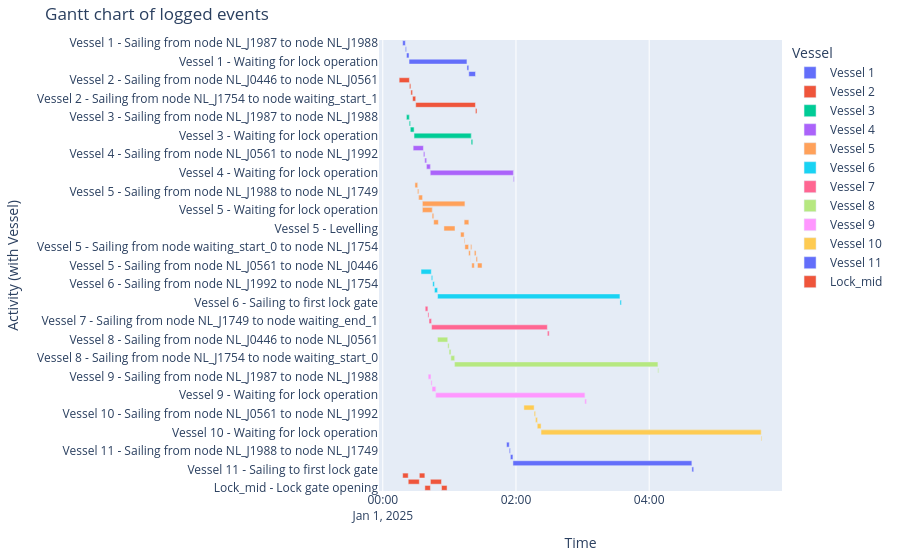

The notebook cell saved with this chart:
### Code cell
df_eventtable = opentnsim.core.logutils.logbook2eventtable([*vessels, lock_chamber_II])
fig = generate_vessel_gantt_chart(df_eventtable)

### Figure 1 — Plotly figure (JSON) as saved in the notebook; plotly's stock layout.template omitted (floating-point values rounded to 4 significant figures)
{"data": [{"base": ["2025-01-01T00:17:54.550491000", "2025-01-01T00:20:19.635288000", "2025-01-01T00:21:20.660651000", "2025-01-01T00:23:39.109850000", "2025-01-01T01:15:49.438444000", "2025-01-01T01:17:28.694324000"], "hovertemplate": "object name=Vessel 1<br>start time=%{base}<br>stop time=%{x}<br>activity label=%{y}<extra></extra>", "legendgroup": "Vessel 1", "marker": {"color": "#636efa", "pattern": {"shape": ""}}, "name": "Vessel 1", "orientation": "h", "showlegend": true, "textposition": "auto", "type": "bar", "x": [145084, 61025, 138449, 3130328, 99255, 364234], "xaxis": "x", "y": ["Vessel 1 - Sailing from node NL_J1987 to node NL_J1988", "Vessel 1 - Sailing from node NL_J1988 to node NL_J1749", "Vessel 1 - Sailing from node NL_J1749 to node waiting_end_1", "Vessel 1 - Waiting for lock operation", "Vessel 1 - Sailing to first lock gate", "Vessel 1 - Sailing to position in lock"], "yaxis": "y"}, {"base": ["2025-01-01T00:14:44.354414000", "2025-01-01T00:23:59.663945000", "2025-01-01T00:25:15.734346000", "2025-01-01T00:26:50.647668000", "2025-01-01T00:29:39.296524000", "2025-01-01T01:23:28.552960000"], "hovertemplate": "object name=Vessel 2<br>start time=%{base}<br>stop time=%{x}<br>activity label=%{y}<extra></extra>", "legendgroup": "Vessel 2", "marker": {"color": "#EF553B", "pattern": {"shape": ""}}, "name": "Vessel 2", "orientation": "h", "showlegend": true, "textposition": "auto", "type": "bar", "x": [555309, 76070, 94913, 168648, 3229256, 81325], "xaxis": "x", "y": ["Vessel 2 - Sailing from node NL_J0446 to node NL_J0561", "Vessel 2 - Sailing from node NL_J0561 to node NL_J1992", "Vessel 2 - Sailing from node NL_J1992 to node NL_J1754", "Vessel 2 - Sailing from node NL_J1754 to node waiting_start_1", "Vessel 2 - Waiting for lock operation", "Vessel 2 - Sailing to first lock gate"], "yaxis": "y"}, {"base": ["2025-01-01T00:21:25.206400000", "2025-01-01T00:21:25.206400000", "2025-01-01T00:23:50.291197000", "2025-01-01T00:23:50.291197000", "2025-01-01T00:24:51.316560000", "2025-01-01T00:24:51.316560000", "2025-01-01T00:28:11.117487000", "2025-01-01T00:28:11.117487000", "2025-01-01T01:19:38.625376000", "2025-01-01T01:19:38.625376000"], "hovertemplate": "object name=Vessel 3<br>start time=%{base}<br>stop time=%{x}<br>activity label=%{y}<extra></extra>", "legendgroup": "Vessel 3", "marker": {"color": "#00cc96", "pattern": {"shape": ""}}, "name": "Vessel 3", "orientation": "h", "showlegend": true, "textposition": "auto", "type": "bar", "x": [145084, 145084, 61025, 61025, 199800, 199800, 3087507, 3087507, 80724, 80724], "xaxis": "x", "y": ["Vessel 3 - Sailing from node NL_J1987 to node NL_J1988", "Vessel 3 - Sailing from node NL_J1987 to node NL_J1988", "Vessel 3 - Sailing from node NL_J1988 to node NL_J1749", "Vessel 3 - Sailing from node NL_J1988 to node NL_J1749", "Vessel 3 - Sailing from node NL_J1749 to node waiting_end_0", "Vessel 3 - Sailing from node NL_J1749 to node waiting_end_0", "Vessel 3 - Waiting for lock operation", "Vessel 3 - Waiting for lock operation", "Vessel 3 - Sailing to first lock gate", "Vessel 3 - Sailing to first lock gate"], "yaxis": "y"}, {"base": ["2025-01-01T00:27:21.160539000", "2025-01-01T00:36:36.470070000", "2025-01-01T00:37:52.540471000", "2025-01-01T00:37:52.540471000", "2025-01-01T00:39:27.453793000", "2025-01-01T00:39:27.453793000", "2025-01-01T00:42:48.581155000", "2025-01-01T00:42:48.581155000", "2025-01-01T01:57:38.931366000", "2025-01-01T01:57:38.931366000"], "hovertemplate": "object name=Vessel 4<br>start time=%{base}<br>stop time=%{x}<br>activity label=%{y}<extra></extra>", "legendgroup": "Vessel 4", "marker": {"color": "#ab63fa", "pattern": {"shape": ""}}, "name": "Vessel 4", "orientation": "h", "showlegend": true, "textposition": "auto", "type": "bar", "x": [555309, 76070, 94913, 94913, 201127, 201127, 4490350, 4490350, 39565, 39565], "xaxis": "x", "y": ["Vessel 4 - Sailing from node NL_J0446 to node NL_J0561", "Vessel 4 - Sailing from node NL_J0561 to node NL_J1992", "Vessel 4 - Sailing from node NL_J1992 to node NL_J1754", "Vessel 4 - Sailing from node NL_J1992 to node NL_J1754", "Vessel 4 - Sailing from node NL_J1754 to node waiting_start_0", "Vessel 4 - Sailing from node NL_J1754 to node waiting_start_0", "Vessel 4 - Waiting for lock operation", "Vessel 4 - Waiting for lock operation", "Vessel 4 - Sailing to first lock gate", "Vessel 4 - Sailing to first lock gate"], "yaxis": "y"}, {"base": ["2025-01-01T00:28:58.436859000", "2025-01-01T00:28:58.436859000", "2025-01-01T00:31:23.521656000", "2025-01-01T00:31:23.521656000", "2025-01-01T00:32:24.547019000", "2025-01-01T00:32:24.547019000", "2025-01-01T00:35:44.347946000", "2025-01-01T00:35:44.347946000", "2025-01-01T00:35:44.347946000", "2025-01-01T00:35:44.347946000", "2025-01-01T00:44:30.828601000", "2025-01-01T00:44:30.828601000", "2025-01-01T00:45:51.553459000", "2025-01-01T00:55:04.309875000", "2025-01-01T01:10:04.309875000", "2025-01-01T01:13:18.694324000", "2025-01-01T01:13:18.694324000", "2025-01-01T01:13:58.259701000", "2025-01-01T01:17:19.387063000", "2025-01-01T01:18:54.300384000", "2025-01-01T01:19:06.364063000", "2025-01-01T01:20:10.370786000", "2025-01-01T01:22:27.491425000", "2025-01-01T01:24:02.404746000", "2025-01-01T01:25:18.475148000"], "hovertemplate": "object name=Vessel 5<br>start time=%{base}<br>stop time=%{x}<br>activity label=%{y}<extra></extra>", "legendgroup": "Vessel 5", "marker": {"color": "#FFA15A", "pattern": {"shape": ""}}, "name": "Vessel 5", "orientation": "h", "showlegend": true, "textposition": "auto", "type": "bar", "x": [145084, 145084, 61025, 61025, 199800, 199800, 2293911, 526480, 2293911, 526480, 80724, 80724, 252756, 600000, 194384, 39565, 252756, 201127, 94913, 12063, 64006, 137120, 94913, 76070, 247205], "xaxis": "x", "y": ["Vessel 5 - Sailing from node NL_J1987 to node NL_J1988", "Vessel 5 - Sailing from node NL_J1987 to node NL_J1988", "Vessel 5 - Sailing from node NL_J1988 to node NL_J1749", "Vessel 5 - Sailing from node NL_J1988 to node NL_J1749", "Vessel 5 - Sailing from node NL_J1749 to node waiting_end_0", "Vessel 5 - Sailing from node NL_J1749 to node waiting_end_0", "Vessel 5 - Sailing from node waiting_end_0 to node waiting_start_0", "Vessel 5 - Waiting for lock operation", "Vessel 5 - Sailing from node waiting_end_0 to node waiting_start_0", "Vessel 5 - Waiting for lock operation", "Vessel 5 - Sailing to first lock gate", "Vessel 5 - Sailing to first lock gate", "Vessel 5 - Sailing to position in lock", "Vessel 5 - Levelling", "Vessel 5 - Sailing to second lock gate", "Vessel 5 - Sailing to lock complex exit", "Vessel 5 - Sailing to position in lock", "Vessel 5 - Sailing from node waiting_start_0 to node NL_J1754", "Vessel 5 - Sailing from node NL_J1754 to node NL_J1992", "Vessel 5 - Sailing from node NL_J1992 to node NL_J0561", "Vessel 5 - Sailing from node waiting_start_0 to node NL_J1754", "Vessel 5 - Sailing from node NL_J0561 to node NL_J0446", "Vessel 5 - Sailing from node NL_J1754 to node NL_J1992", "Vessel 5 - Sailing from node NL_J1992 to node NL_J0561", "Vessel 5 - Sailing from node NL_J0561 to node NL_J0446"], "yaxis": "y"}, {"base": ["2025-01-01T00:34:27.065476000", "2025-01-01T00:43:42.375007000", "2025-01-01T00:44:58.445408000", "2025-01-01T00:46:33.358730000", "2025-01-01T00:49:22.007586000", "2025-01-01T03:33:40.071818000"], "hovertemplate": "object name=Vessel 6<br>start time=%{base}<br>stop time=%{x}<br>activity label=%{y}<extra></extra>", "legendgroup": "Vessel 6", "marker": {"color": "#19d3f3", "pattern": {"shape": ""}}, "name": "Vessel 6", "orientation": "h", "showlegend": true, "textposition": "auto", "type": "bar", "x": [555309, 76070, 94913, 168648, 9858064, 81325], "xaxis": "x", "y": ["Vessel 6 - Sailing from node NL_J0446 to node NL_J0561", "Vessel 6 - Sailing from node NL_J0561 to node NL_J1992", "Vessel 6 - Sailing from node NL_J1992 to node NL_J1754", "Vessel 6 - Sailing from node NL_J1754 to node waiting_start_1", "Vessel 6 - Waiting for lock operation", "Vessel 6 - Sailing to first lock gate"], "yaxis": "y"}, {"base": ["2025-01-01T00:38:12.774660000", "2025-01-01T00:40:37.859457000", "2025-01-01T00:41:38.884820000", "2025-01-01T00:43:57.334019000", "2025-01-01T02:28:16.381728000"], "hovertemplate": "object name=Vessel 7<br>start time=%{base}<br>stop time=%{x}<br>activity label=%{y}<extra></extra>", "legendgroup": "Vessel 7", "marker": {"color": "#FF6692", "pattern": {"shape": ""}}, "name": "Vessel 7", "orientation": "h", "showlegend": true, "textposition": "auto", "type": "bar", "x": [145084, 61025, 138449, 6259047, 99255], "xaxis": "x", "y": ["Vessel 7 - Sailing from node NL_J1987 to node NL_J1988", "Vessel 7 - Sailing from node NL_J1988 to node NL_J1749", "Vessel 7 - Sailing from node NL_J1749 to node waiting_end_1", "Vessel 7 - Waiting for lock operation", "Vessel 7 - Sailing to first lock gate"], "yaxis": "y"}, {"base": ["2025-01-01T00:49:15.409894000", "2025-01-01T00:58:30.719425000", "2025-01-01T00:59:46.789826000", "2025-01-01T00:59:46.789826000", "2025-01-01T01:01:21.703148000", "2025-01-01T01:01:21.703148000", "2025-01-01T01:04:42.830510000", "2025-01-01T01:04:42.830510000", "2025-01-01T04:07:50.450224000", "2025-01-01T04:07:50.450224000"], "hovertemplate": "object name=Vessel 8<br>start time=%{base}<br>stop time=%{x}<br>activity label=%{y}<extra></extra>", "legendgroup": "Vessel 8", "marker": {"color": "#B6E880", "pattern": {"shape": ""}}, "name": "Vessel 8", "orientation": "h", "showlegend": true, "textposition": "auto", "type": "bar", "x": [555309, 76070, 94913, 94913, 201127, 201127, 10987619, 10987619, 39565, 39565], "xaxis": "x", "y": ["Vessel 8 - Sailing from node NL_J0446 to node NL_J0561", "Vessel 8 - Sailing from node NL_J0561 to node NL_J1992", "Vessel 8 - Sailing from node NL_J1992 to node NL_J1754", "Vessel 8 - Sailing from node NL_J1992 to node NL_J1754", "Vessel 8 - Sailing from node NL_J1754 to node waiting_start_0", "Vessel 8 - Sailing from node NL_J1754 to node waiting_start_0", "Vessel 8 - Waiting for lock operation", "Vessel 8 - Waiting for lock operation", "Vessel 8 - Sailing to first lock gate", "Vessel 8 - Sailing to first lock gate"], "yaxis": "y"}, {"base": ["2025-01-01T00:40:58.019448000", "2025-01-01T00:40:58.019448000", "2025-01-01T00:43:23.104245000", "2025-01-01T00:43:23.104245000", "2025-01-01T00:44:24.129608000", "2025-01-01T00:44:24.129608000", "2025-01-01T00:47:43.930536000", "2025-01-01T00:47:43.930536000", "2025-01-01T03:02:03.531314000", "2025-01-01T03:02:03.531314000"], "hovertemplate": "object name=Vessel 9<br>start time=%{base}<br>stop time=%{x}<br>activity label=%{y}<extra></extra>", "legendgroup": "Vessel 9", "marker": {"color": "#FF97FF", "pattern": {"shape": ""}}, "name": "Vessel 9", "orientation": "h", "showlegend": true, "textposition": "auto", "type": "bar", "x": [145084, 145084, 61025, 61025, 199800, 199800, 8059600, 8059600, 80724, 80724], "xaxis": "x", "y": ["Vessel 9 - Sailing from node NL_J1987 to node NL_J1988", "Vessel 9 - Sailing from node NL_J1987 to node NL_J1988", "Vessel 9 - Sailing from node NL_J1988 to node NL_J1749", "Vessel 9 - Sailing from node NL_J1988 to node NL_J1749", "Vessel 9 - Sailing from node NL_J1749 to node waiting_end_0", "Vessel 9 - Sailing from node NL_J1749 to node waiting_end_0", "Vessel 9 - Waiting for lock operation", "Vessel 9 - Waiting for lock operation", "Vessel 9 - Sailing to first lock gate", "Vessel 9 - Sailing to first lock gate"], "yaxis": "y"}, {"base": ["2025-01-01T02:07:07.343527000", "2025-01-01T02:16:22.653058000", "2025-01-01T02:17:38.723459000", "2025-01-01T02:17:38.723459000", "2025-01-01T02:19:13.636781000", "2025-01-01T02:19:13.636781000", "2025-01-01T02:22:34.764143000", "2025-01-01T02:22:34.764143000", "2025-01-01T05:40:51.209653000", "2025-01-01T05:40:51.209653000"], "hovertemplate": "object name=Vessel 10<br>start time=%{base}<br>stop time=%{x}<br>activity label=%{y}<extra></extra>", "legendgroup": "Vessel 10", "marker": {"color": "#FECB52", "pattern": {"shape": ""}}, "name": "Vessel 10", "orientation": "h", "showlegend": true, "textposition": "auto", "type": "bar", "x": [555309, 76070, 94913, 94913, 201127, 201127, 11896445, 11896445, 39565, 39565], "xaxis": "x", "y": ["Vessel 10 - Sailing from node NL_J0446 to node NL_J0561", "Vessel 10 - Sailing from node NL_J0561 to node NL_J1992", "Vessel 10 - Sailing from node NL_J1992 to node NL_J1754", "Vessel 10 - Sailing from node NL_J1992 to node NL_J1754", "Vessel 10 - Sailing from node NL_J1754 to node waiting_start_0", "Vessel 10 - Sailing from node NL_J1754 to node waiting_start_0", "Vessel 10 - Waiting for lock operation", "Vessel 10 - Waiting for lock operation", "Vessel 10 - Sailing to first lock gate", "Vessel 10 - Sailing to first lock gate"], "yaxis": "y"}, {"base": ["2025-01-01T01:51:30.936987000", "2025-01-01T01:53:56.021784000", "2025-01-01T01:54:57.047147000", "2025-01-01T01:57:15.496346000", "2025-01-01T04:38:27.900585000"], "hovertemplate": "object name=Vessel 11<br>start time=%{base}<br>stop time=%{x}<br>activity label=%{y}<extra></extra>", "legendgroup": "Vessel 11", "marker": {"color": "#636efa", "pattern": {"shape": ""}}, "name": "Vessel 11", "orientation": "h", "showlegend": true, "textposition": "auto", "type": "bar", "x": [145084, 61025, 138449, 9672404, 99255], "xaxis": "x", "y": ["Vessel 11 - Sailing from node NL_J1987 to node NL_J1988", "Vessel 11 - Sailing from node NL_J1988 to node NL_J1749", "Vessel 11 - Sailing from node NL_J1749 to node waiting_end_1", "Vessel 11 - Waiting for lock operation", "Vessel 11 - Sailing to first lock gate"], "yaxis": "y"}, {"base": ["2025-01-01T00:17:54.550491000", "2025-01-01T00:22:54.550491000", "2025-01-01T00:32:54.550491000", "2025-01-01T00:37:54.550491000", "2025-01-01T00:42:54.550491000", "2025-01-01T00:52:54.550491000"], "hovertemplate": "object name=Lock_mid<br>start time=%{base}<br>stop time=%{x}<br>activity label=%{y}<extra></extra>", "legendgroup": "Lock_mid", "marker": {"color": "#EF553B", "pattern": {"shape": ""}}, "name": "Lock_mid", "orientation": "h", "showlegend": true, "textposition": "auto", "type": "bar", "x": [300000, 600000, 300000, 300000, 600000, 300000], "xaxis": "x", "y": ["Lock_mid - Lock gate closing", "Lock_mid - Lock chamber converting", "Lock_mid - Lock gate closing", "Lock_mid - Lock gate opening", "Lock_mid - Lock chamber converting", "Lock_mid - Lock gate opening"], "yaxis": "y"}], "layout": {"barmode": "overlay", "legend": {"title": {"text": "Vessel"}, "tracegroupgap": 0}, "margin": {"b": 20, "l": 20, "r": 20, "t": 40}, "title": {"text": "Gantt chart of logged events"}, "xaxis": {"anchor": "y", "domain": [0, 1], "title": {"text": "Time"}, "type": "date"}, "yaxis": {"anchor": "x", "autorange": "reversed", "domain": [0, 1], "title": {"text": "Activity (with Vessel)"}}}}
